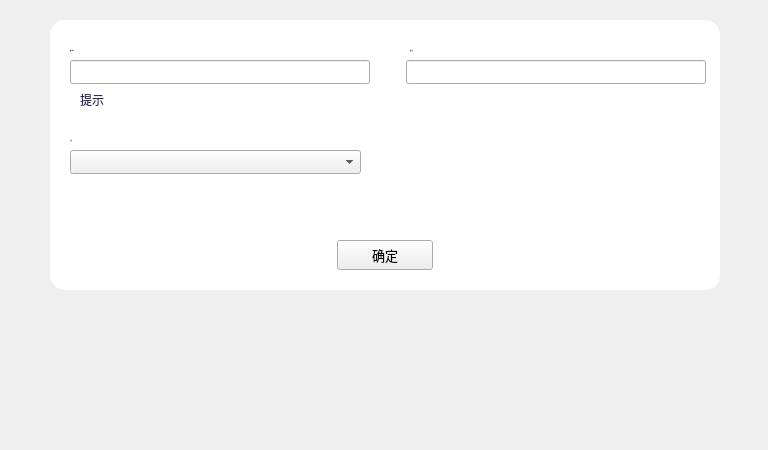
<?xml version="1.0" encoding="UTF-8"?>
<ui version="4.0">
 <class>ContactAddWidget</class>
 <widget class="QWidget" name="ContactAddWidget">
  <property name="geometry">
   <rect>
    <x>0</x>
    <y>0</y>
    <width>768</width>
    <height>450</height>
   </rect>
  </property>
  <property name="font">
   <font>
    <family>Microsoft YaHei UI Light</family>
   </font>
  </property>
  <property name="windowTitle">
   <string>Form</string>
  </property>
  <widget class="QWidget" name="widget" native="true">
   <property name="geometry">
    <rect>
     <x>50</x>
     <y>20</y>
     <width>670</width>
     <height>270</height>
    </rect>
   </property>
   <property name="styleSheet">
    <string notr="true">QLabel{font: 12px &quot;微软雅黑&quot;;color:rgb(52,37,90);}
#widget{background-color: rgb(255, 255, 255);border-radius:15px;}</string>
   </property>
   <widget class="QLabel" name="label">
    <property name="geometry">
     <rect>
      <x>20</x>
      <y>20</y>
      <width>200</width>
      <height>20</height>
     </rect>
    </property>
    <property name="font">
     <font>
      <family>微软雅黑</family>
      <pointsize>-1</pointsize>
      <weight>50</weight>
      <italic>false</italic>
      <bold>false</bold>
     </font>
    </property>
    <property name="styleSheet">
     <string notr="true"/>
    </property>
    <property name="text">
     <string>账户地址</string>
    </property>
   </widget>
   <widget class="QLabel" name="label_3">
    <property name="geometry">
     <rect>
      <x>20</x>
      <y>110</y>
      <width>200</width>
      <height>20</height>
     </rect>
    </property>
    <property name="font">
     <font>
      <family>微软雅黑</family>
      <pointsize>-1</pointsize>
      <weight>50</weight>
      <italic>false</italic>
      <bold>false</bold>
     </font>
    </property>
    <property name="styleSheet">
     <string notr="true"/>
    </property>
    <property name="text">
     <string>分组</string>
    </property>
   </widget>
   <widget class="QLabel" name="label_tip">
    <property name="geometry">
     <rect>
      <x>30</x>
      <y>70</y>
      <width>200</width>
      <height>20</height>
     </rect>
    </property>
    <property name="styleSheet">
     <string notr="true">font: 12px &quot;Microsoft YaHei UI Light&quot;;</string>
    </property>
    <property name="text">
     <string>提示</string>
    </property>
   </widget>
   <widget class="QComboBox" name="comboBox_group">
    <property name="geometry">
     <rect>
      <x>20</x>
      <y>130</y>
      <width>291</width>
      <height>24</height>
     </rect>
    </property>
   </widget>
   <widget class="QToolButton" name="toolButton">
    <property name="geometry">
     <rect>
      <x>287</x>
      <y>220</y>
      <width>96</width>
      <height>30</height>
     </rect>
    </property>
    <property name="font">
     <font>
      <pointsize>10</pointsize>
     </font>
    </property>
    <property name="cursor">
     <cursorShape>PointingHandCursor</cursorShape>
    </property>
    <property name="text">
     <string>确定</string>
    </property>
   </widget>
   <widget class="QLabel" name="label_2">
    <property name="geometry">
     <rect>
      <x>360</x>
      <y>20</y>
      <width>200</width>
      <height>20</height>
     </rect>
    </property>
    <property name="font">
     <font>
      <family>微软雅黑</family>
      <pointsize>-1</pointsize>
      <weight>50</weight>
      <italic>false</italic>
      <bold>false</bold>
     </font>
    </property>
    <property name="styleSheet">
     <string notr="true"/>
    </property>
    <property name="text">
     <string>备注名</string>
    </property>
   </widget>
   <widget class="QLineEdit" name="lineEdit_address">
    <property name="geometry">
     <rect>
      <x>20</x>
      <y>40</y>
      <width>300</width>
      <height>24</height>
     </rect>
    </property>
    <property name="sizePolicy">
     <sizepolicy hsizetype="Expanding" vsizetype="Fixed">
      <horstretch>7</horstretch>
      <verstretch>0</verstretch>
     </sizepolicy>
    </property>
   </widget>
   <widget class="QLineEdit" name="lineEdit_remark">
    <property name="geometry">
     <rect>
      <x>356</x>
      <y>40</y>
      <width>300</width>
      <height>24</height>
     </rect>
    </property>
   </widget>
  </widget>
 </widget>
 <resources/>
 <connections/>
</ui>
